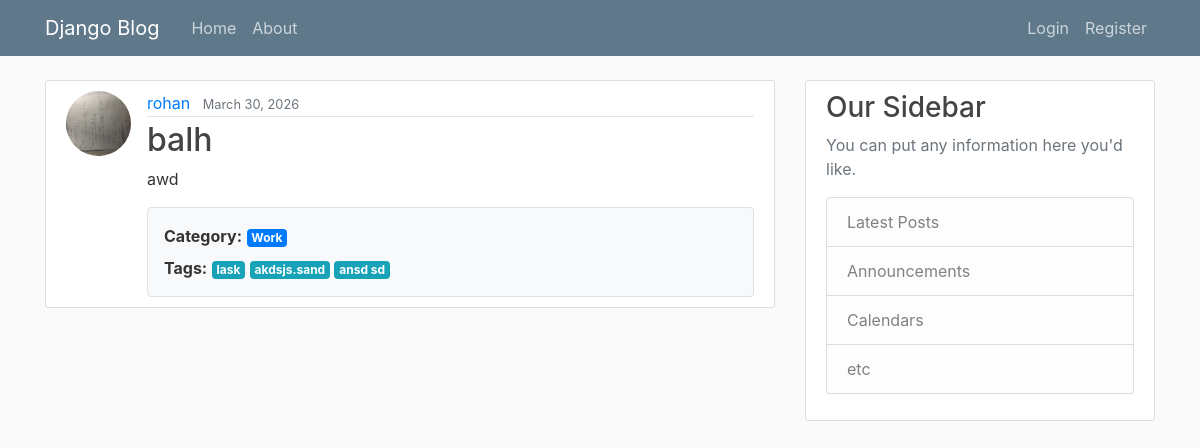
Screenshot of /post/7/ with the database file from the repository.
### blog/models.py (models this page shows, shortened)
class Post(models.Model):
    title = models.CharField(max_length=100) # title character field attributes
    content = models.TextField() # unrestricted text
    date_posted = models.DateTimeField(default=timezone.now) # sets the date of the post, though is changeable
    author = models.ForeignKey(User, on_delete=models.CASCADE) # One-to-many relationship, one user, many posts. If a user is deleted then all posts are deleted
    category = models.ForeignKey(
        Category,
        on_delete=models.SET_NULL,
        null=True,
        blank=True,
        related_name='posts'
    )
    tags = models.ManyToManyField(
        Tag,
        blank=True,
        related_name='posts'
    )

class Category(models.Model):
    name = models.CharField(max_length=50, unique=True) # Name of the category (e.g. School)
    slug = models.SlugField(unique=True, blank=True) # (slugs ensuring that special characters in categories or tags do not break the website's URL structure) URL-friendly version of the name

class Tag(models.Model):
    name = models.CharField(max_length=30, unique=True) # Tag name entered by user
    slug = models.SlugField(unique=True, blank=True) # Clean URL version

### users/models.py (models this page shows, shortened)
class Profile(models.Model):
    user = models.OneToOneField(User, on_delete=models.CASCADE)
    image = models.ImageField(default='profile_pics/default.jpg',
                              upload_to='profile_pics')

### blog/views.py (the view)
# urls.py: path('post/<int:pk>/', PostDetailView.as_view(), name='post-detail'),
class PostDetailView(DetailView):
    model = Post

### blog/templates/blog/post_detail.html (shortened to what this page needs)
{% extends "base/base.html" %}
{% block content %}
<article class="media content-section">
    <img class="rounded-circle article-img" src="{{ object.author.profile.image.url }}">
    <div class="media-body">
        <div class="article-metadata">
            <a class="mr-2" href="#">{{ object.author }}</a>
            <small class="text-muted">{{ object.date_posted|date:"F d, Y" }}</small>
        </div>
        <h2 class="article-title">{{ object.title }}</h2>
        <p class="article-content">{{ object.content }}</p>
        <div class="border rounded p-3 mt-3 bg-light">
            <p class="mb-2">
                <strong>Category:</strong>
                {% if object.category %}
                    <span class="badge badge-primary">{{ object.category.name }}</span>
                {% else %}
                    <span class="text-muted">None</span>
                {% endif %}
            </p>
            <p class="mb-0">
                <strong>Tags:</strong>
                {% for tag in object.tags.all %}
                    <span class="badge badge-info">{{ tag.name }}</span>
                {% empty %}
                    <span class="text-muted">None</span>
                {% endfor %}
            </p>
        </div>
    </div>
</article>
{% endblock content %}

### blog/static/blog/main.css (style rules this page uses)
body { background: #fafafa; color: #333333; margin-top: 5rem; }
h1, h2, h3, h4, h5, h6 { color: #444444; }
.content-section { background: #ffffff; padding: 10px 20px; border: 1px solid #dddddd; border-radius: 3px; margin-bottom: 20px; }
.article-title { color: #444444; }
.article-content { white-space: pre-line; }
.article-img { height: 65px; width: 65px; margin-right: 16px; }
.article-metadata { padding-bottom: 1px; margin-bottom: 4px; border-bottom: 1px solid #e3e3e3 }

### rows the page displays
Post: author.profile.image (picture), author "rohan", date_posted "March 30, 2026", title "balh", content "awd", category.name "Work"
Tag: name "lask"
Tag: name "akdsjs.sand"
Tag: name "ansd sd"
